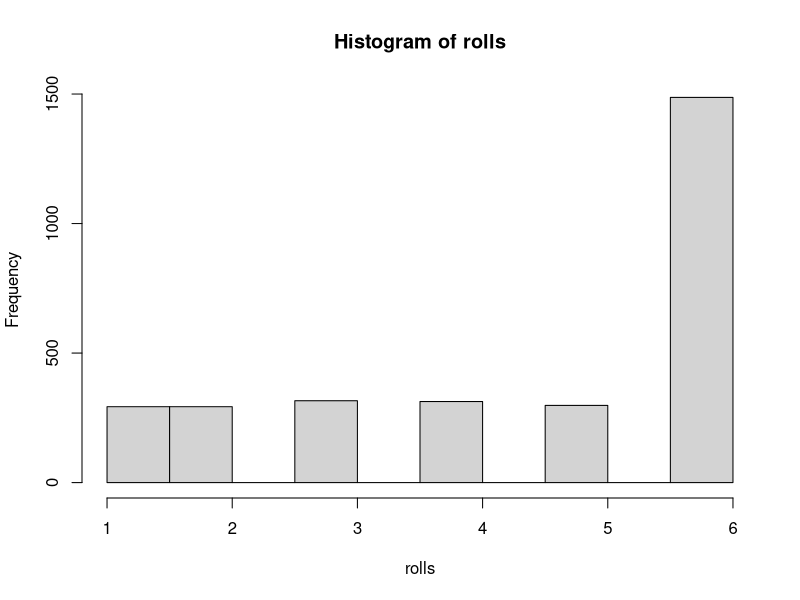
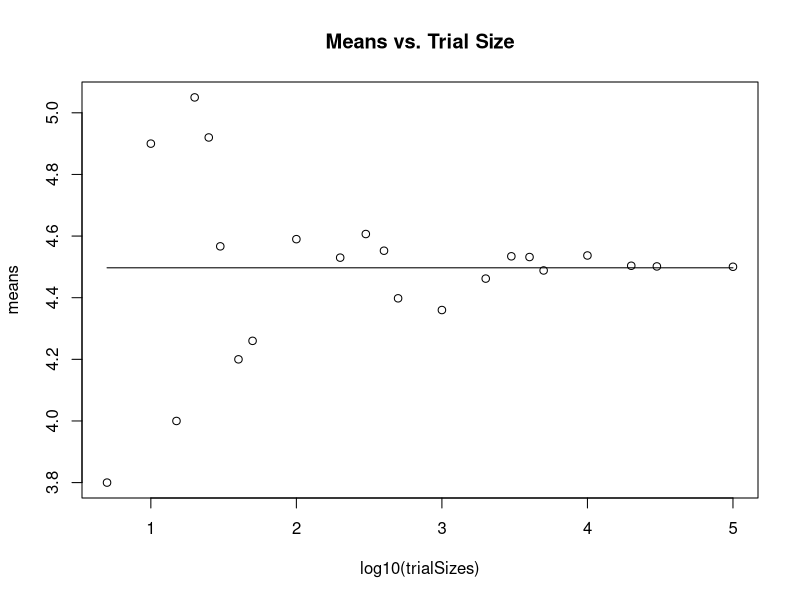
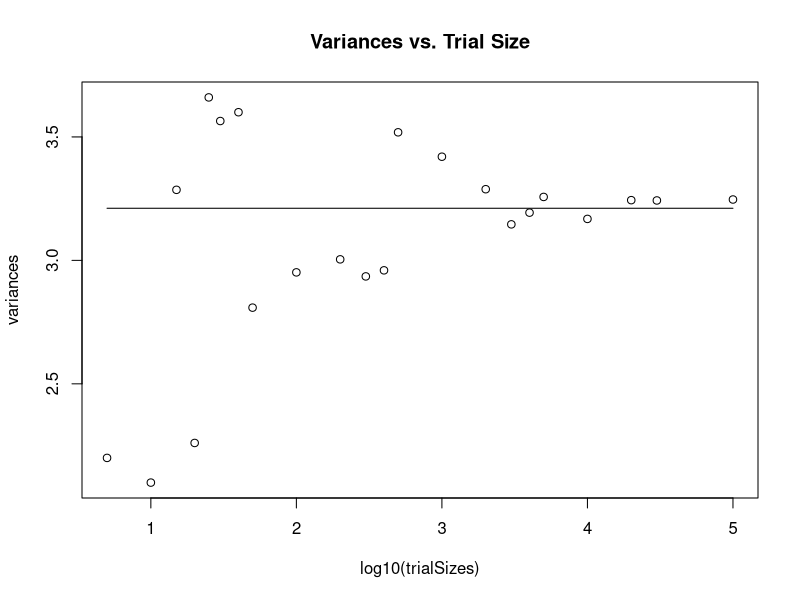

These charts were generated, in order, by the following R code:
## ---- chunk 1
knitr::opts_chunk$set(echo = TRUE)
## ---- chunk 2
mean = (1*0.1) + (2*0.1) + (3*0.1) + (4*0.1) + (5*0.1) + (0.5*6)
variance = ((0.1)*(1-mean)^2) + ((0.1)*(2-mean)^2) + ((0.1)*(3-mean)^2) + ((0.1)*(4-mean)^2) + ((0.1)*(5-mean)^2) + ((0.5)*(6-mean)^2)
## ---- chunk 3
numRolls <- 3000
loaded_prob <- c(0.1,0.1,0.1,0.1,0.1,0.5)

rolls <- vector(length=numRolls, mode = "double")
for(i in 1: numRolls) rolls[i] <- sample(1:6, 1, replace = TRUE, prob = loaded_prob)
rolls
## ---- chunk 4
hist(rolls)
## ---- chunk 5
mean_load <- mean(rolls)
var_load <- var(rolls)

trialSizes <- c(5,10,15,20,25,30,40,50,100,200,300,400,500,1000,2000,3000,4000,5000,10000,20000,30000,100000)
means <- vector(mode = "double", length=length(trialSizes))
variances <-vector(mode = "double", length=length(trialSizes))

for(i in 1:length(trialSizes))
{
    rolls1 <- vector(length = trialSizes[i], mode = "double")
    
    for(j in 1:trialSizes[i])
    {
      rolls1[j] <- sample(1:6, 1, replace = TRUE, prob = loaded_prob)
    }
    
    means[i] <- mean(rolls1);
    
    variances[i] <- var(rolls1)
}

plot(log10(trialSizes), means, main = "Means vs. Trial Size")
lines(log10(trialSizes), rep(mean_load, length(trialSizes)))
plot(log10(trialSizes), variances, main = "Variances vs. Trial Size")
lines(log10(trialSizes), rep(var_load, length(trialSizes)))
